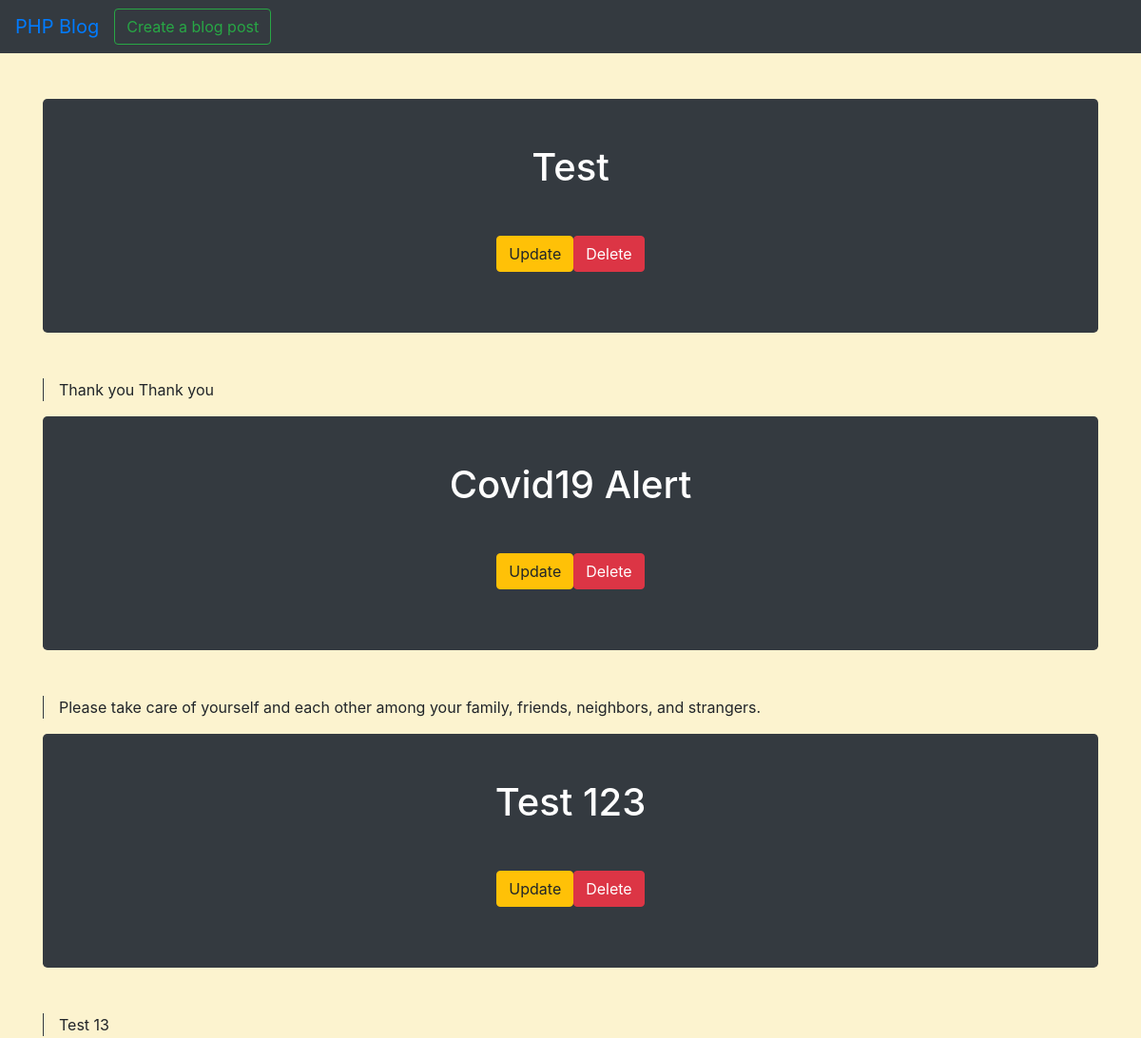
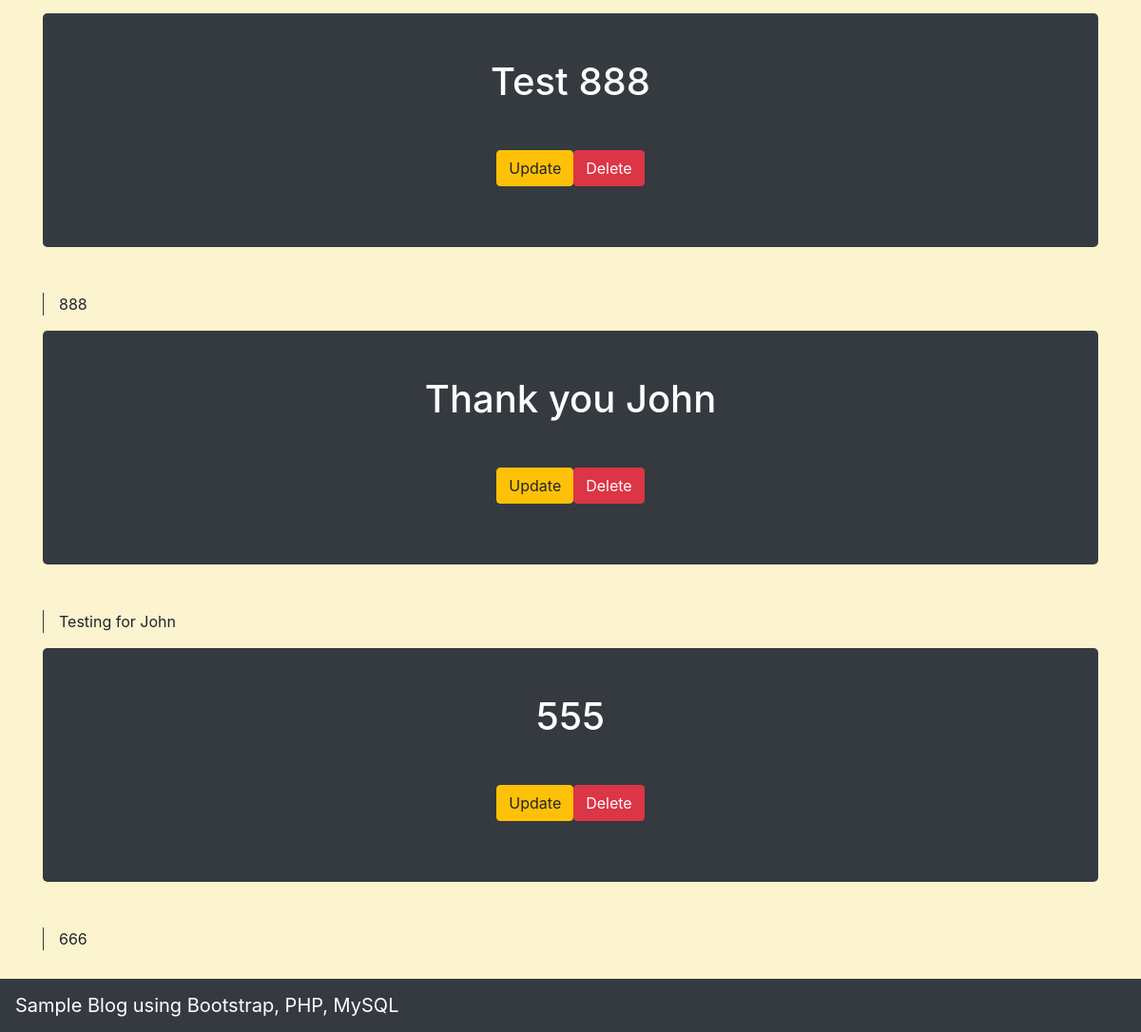
The page /view.php on the database its author committed (2 pictures, top to bottom).
### tables this page shows
CREATE TABLE `blog_data` (
  `id` int(11) NOT NULL,
  `title` varchar(255) NOT NULL,
  `content` longtext NOT NULL,
  `date` timestamp NOT NULL DEFAULT CURRENT_TIMESTAMP ON UPDATE CURRENT_TIMESTAMP
);

### crud.php (called while the page is built, shortened)
<?php
    $servername = "localhost";
    $dbname = "mysql_study";
    $username = "root";
    $password = "root";
    $conn = mysqli_connect("$servername", "$username", "$password", "$dbname");
    $sql = "SELECT * FROM blog_data";
    $query = mysqli_query($conn, $sql);
?>

### view.php (the view, shortened to what this page needs)
<?php
    include "crud.php";
    include "header.php";
?>
<!DOCTYPE html>
<html lang="en">
<head>
</head>
<body>
   <div class="container mt-5">
      <?php foreach($query as $arrayItem){?>
        <div class="bg-dark p-5 rounded-lg text-white text-center">
          <h1><?php echo $arrayItem['title'];?></h1>
          <div class="d-flex mt-5 justify-content-center align-items-center">
            <div class="align-self-start">
              <a href="edit.php?id=<?php echo $arrayItem['id']?>
              "class="btn btn-warning btn-md" name="edit">Update</a>
            </div>
            <div class="align-self-start">
              <form method="POST">
               <button class="btn btn-danger btn-md" name="delete">Delete</button>
               </form>
            </div>
          </div>
          </div>
            <p class="mt-5 border-left border-dark pl-3">
            <?php echo $arrayItem['content'];?></p>
        <?php } ?>
        <a href="index.php" class="btn btn-primary my-3">Home</a>
   </div>
</body>
<?php include "footer.php"?>
</html>

### style.css (style rules this page uses)
body { background-color: #fcf3cf }

### rows shown on the page
blog_data: title "Test", content "Thank you Thank you"
blog_data: title "Covid19 Alert", content "Please take care of yourself and each other among your family, friends, neighbors, and strangers."
blog_data: title "Test 123", content "Test 13"
blog_data: title "Test 888", content "888"
blog_data: title "Thank you John", content "Testing for John"
blog_data: title "555", content "666"
